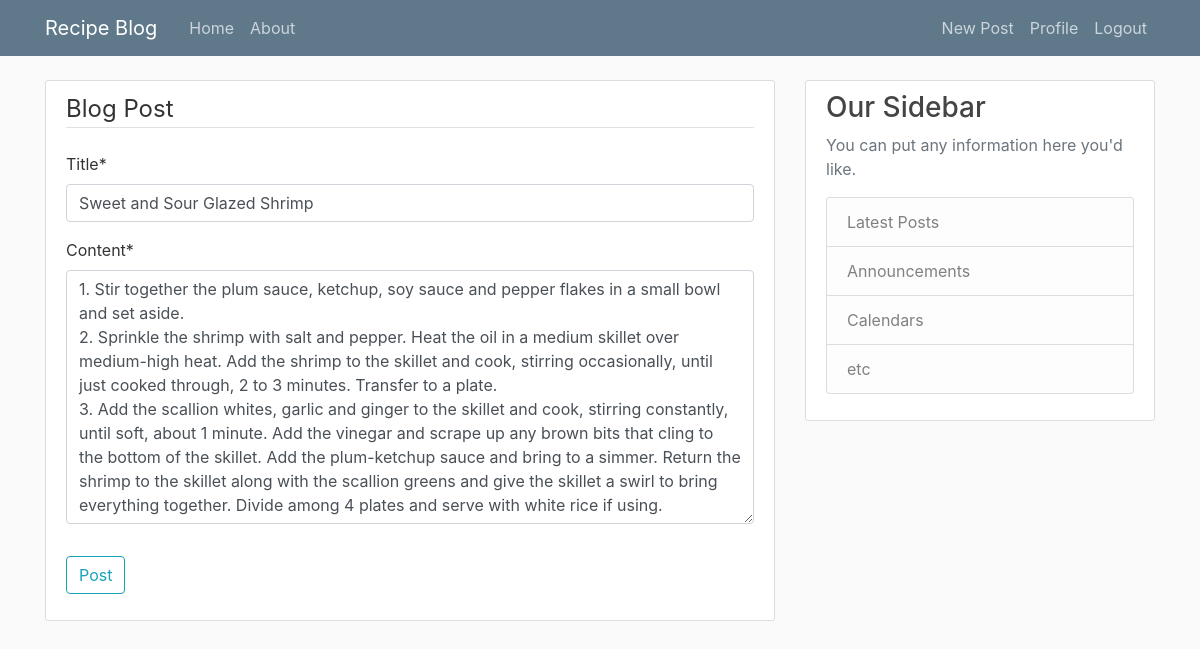
Screenshot of /post/34/update (signed in) with the database file from the repository.
### blog/models.py (models this page shows, shortened)
class Post(models.Model):
    title  = models.CharField(max_length = 100)
    content = models.TextField()
    date_posted = models.DateTimeField(default = timezone.now)
    author = models.ForeignKey(User, on_delete=models.CASCADE)

### blog/views.py (the view, shortened to what this page needs)
# urls.py: path('post/<int:pk>/update', PostUpdateView.as_view(), name = 'post-update'),
class PostUpdateView(LoginRequiredMixin, UserPassesTestMixin, UpdateView):
    model = Post
    fields = ['title', 'content']
    def test_func(self):#this function will prevent from update other people's post
        post = self.get_object()
        if self.request.user == post.author:#get the current login user and checking if equal to the author of post
            return True
        return False

### blog/templates/blog/post_form.html (shortened to what this page needs)
{% extends "blog/base.html" %}
{% load crispy_forms_tags %}
{% block content %}
    <div class = "content-section">
        <form method="POST"enctype="multipart/form-data">
            <fieldset class="form-group">
                <legend class = "border-bottom mb-4">Blog Post</legend>
                {{ form|crispy }}
            </fieldset>
            <div class="form-group">
                <button class="btn btn-outline-info" type="submit">Post</button>
            </div>
        </form>
    </div>
{% endblock content %}

### blog/static/blog/main.css (style rules this page uses)
body { background: #fafafa; color: #333333; margin-top: 5rem; }
.content-section { background: #ffffff; padding: 10px 20px; border: 1px solid #dddddd; border-radius: 3px; margin-bottom: 20px; }

### rows the page displays
Post: title "Sweet and Sour Glazed Shrimp", content "1. Stir together the plum sauce, ketchup, soy sauce and pepper flakes in a small bowl and set aside. 2. Sprinkle the shrimp with salt and pepper. Heat the oil in a medium skillet over medium-high heat. Add the shrimp to the skillet and cook, stirring occasionally, until just cooked through, 2 to 3 minutes. Transfer to a plate. 3. Add the scallion whites, garlic and ginger to the skillet and cook, stirring constantly, until soft, about 1 minute. Add the vinegar and scrape up any brown bits that cling to the bottom of the skillet. Add the plum-ketchup sauce and bring to a simmer. Return the shrimp to the skillet along with the scallion greens and give the skillet a swirl to bring everything…"
